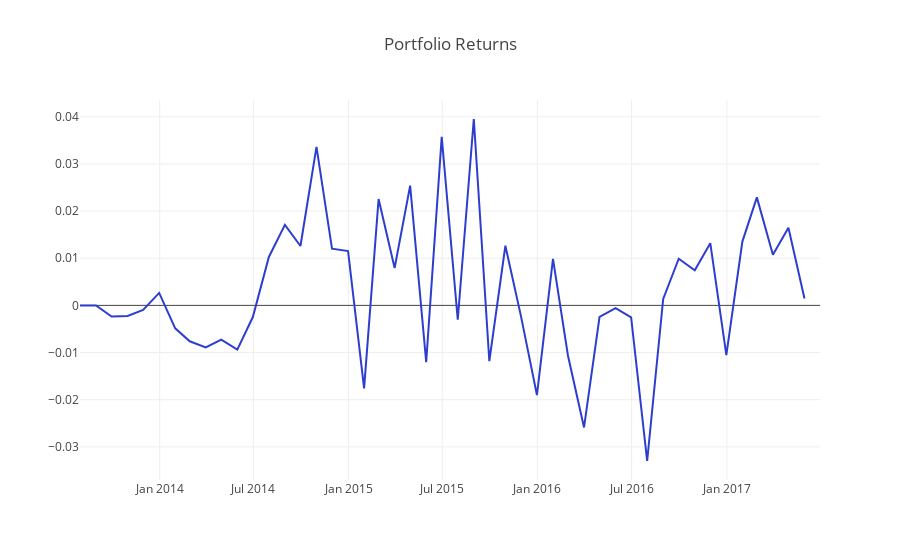

The notebook cell this image was saved under:
### Markdown cell above
### View Data
Time to see how the portfolio did.

### Code cell
expected_portfolio_returns = portfolio_returns(df_long, df_short, lookahead_returns, 2*top_bottom_n)
project_helper.plot_returns(expected_portfolio_returns.T.sum(), 'Portfolio Returns')

### Figure 1 — Plotly figure (JSON) as saved in the notebook; plotly's stock layout.template omitted (floating-point values rounded to 4 significant figures)
{"data": [{"line": {"color": "#2D3ECF"}, "mode": "line", "name": "Returns", "type": "scatter", "x": ["2013-07-31", "2013-08-31", "2013-09-30", "2013-10-31", "2013-11-30", "2013-12-31", "2014-01-31", "2014-02-28", "2014-03-31", "2014-04-30", "2014-05-31", "2014-06-30", "2014-07-31", "2014-08-31", "2014-09-30", "2014-10-31", "2014-11-30", "2014-12-31", "2015-01-31", "2015-02-28", "2015-03-31", "2015-04-30", "2015-05-31", "2015-06-30", "2015-07-31", "2015-08-31", "2015-09-30", "2015-10-31", "2015-11-30", "2015-12-31", "2016-01-31", "2016-02-29", "2016-03-31", "2016-04-30", "2016-05-31", "2016-06-30", "2016-07-31", "2016-08-31", "2016-09-30", "2016-10-31", "2016-11-30", "2016-12-31", "2017-01-31", "2017-02-28", "2017-03-31", "2017-04-30", "2017-05-31", "2017-06-30"], "y": [0, 0, -0.002365, -0.002227, -0.0009683, 0.002644, -0.00487, -0.007614, -0.00893, -0.007255, -0.009385, -0.002472, 0.01027, 0.01706, 0.01259, 0.03362, 0.01202, 0.01152, -0.0176, 0.02254, 0.007921, 0.0254, -0.01203, 0.03573, -0.003049, 0.03952, -0.01183, 0.01265, -0.002222, -0.01901, 0.009875, -0.01068, -0.02589, -0.002426, -0.0005646, -0.002552, -0.033, 0.001369, 0.009896, 0.007438, 0.01318, -0.01055, 0.01353, 0.0229, 0.01074, 0.01646, 0.001476, null]}], "layout": {"autosize": true, "title": {"text": "Portfolio Returns"}, "xaxis": {"autorange": true, "range": ["2013-07-31", "2017-06-30"], "type": "date"}, "yaxis": {"autorange": true, "range": [-0.03703, 0.04355], "type": "linear"}}}
